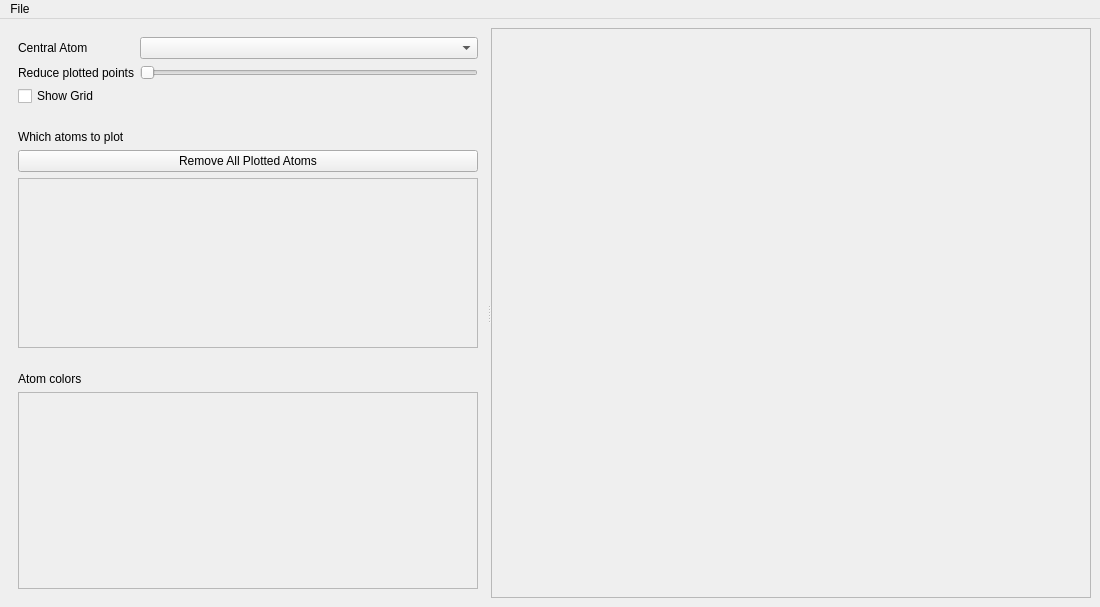
<?xml version="1.0" encoding="UTF-8"?>
<ui version="4.0">
 <class>MainWindow</class>
 <widget class="QMainWindow" name="MainWindow">
  <property name="geometry">
   <rect>
    <x>0</x>
    <y>0</y>
    <width>1100</width>
    <height>607</height>
   </rect>
  </property>
  <property name="windowTitle">
   <string>ALF Visualizer</string>
  </property>
  <property name="autoFillBackground">
   <bool>false</bool>
  </property>
  <widget class="QWidget" name="centralwidget">
   <layout class="QHBoxLayout" name="horizontalLayout">
    <item>
     <widget class="QSplitter" name="splitter">
      <property name="sizePolicy">
       <sizepolicy hsizetype="Preferred" vsizetype="Preferred">
        <horstretch>0</horstretch>
        <verstretch>0</verstretch>
       </sizepolicy>
      </property>
      <property name="orientation">
       <enum>Qt::Horizontal</enum>
      </property>
      <widget class="QWidget" name="user_interaction_part" native="true">
       <layout class="QVBoxLayout" name="verticalLayout">
        <item>
         <widget class="QWidget" name="central_alf_atom_widget" native="true">
          <property name="sizePolicy">
           <sizepolicy hsizetype="Preferred" vsizetype="Fixed">
            <horstretch>0</horstretch>
            <verstretch>0</verstretch>
           </sizepolicy>
          </property>
          <layout class="QGridLayout" name="gridLayout_3">
           <item row="1" column="1">
            <widget class="QSlider" name="points_slider">
             <property name="orientation">
              <enum>Qt::Horizontal</enum>
             </property>
            </widget>
           </item>
           <item row="0" column="0">
            <widget class="QLabel" name="central_alf_atom_label">
             <property name="text">
              <string>Central Atom</string>
             </property>
            </widget>
           </item>
           <item row="0" column="1">
            <widget class="QComboBox" name="atom_names_combo"/>
           </item>
           <item row="1" column="0">
            <widget class="QLabel" name="reduce_plotted_points_label">
             <property name="text">
              <string>Reduce plotted points</string>
             </property>
            </widget>
           </item>
           <item row="2" column="0">
            <widget class="QCheckBox" name="show_grid_checkbox">
             <property name="text">
              <string>Show Grid</string>
             </property>
            </widget>
           </item>
          </layout>
         </widget>
        </item>
        <item>
         <widget class="QWidget" name="atoms_to_plot_widget" native="true">
          <property name="sizePolicy">
           <sizepolicy hsizetype="Preferred" vsizetype="Preferred">
            <horstretch>0</horstretch>
            <verstretch>0</verstretch>
           </sizepolicy>
          </property>
          <layout class="QVBoxLayout" name="verticalLayout_3">
           <item>
            <widget class="QLabel" name="atoms_to_plot_label">
             <property name="sizePolicy">
              <sizepolicy hsizetype="Preferred" vsizetype="Fixed">
               <horstretch>0</horstretch>
               <verstretch>0</verstretch>
              </sizepolicy>
             </property>
             <property name="text">
              <string>Which atoms to plot</string>
             </property>
            </widget>
           </item>
           <item>
            <widget class="QPushButton" name="remove_all_plotted_atoms">
             <property name="text">
              <string>Remove All Plotted Atoms</string>
             </property>
            </widget>
           </item>
           <item>
            <widget class="QScrollArea" name="atoms_to_plot_scroll_area">
             <property name="sizePolicy">
              <sizepolicy hsizetype="Expanding" vsizetype="Minimum">
               <horstretch>0</horstretch>
               <verstretch>0</verstretch>
              </sizepolicy>
             </property>
             <property name="widgetResizable">
              <bool>true</bool>
             </property>
             <widget class="QWidget" name="atoms_to_plot_grid">
              <property name="geometry">
               <rect>
                <x>0</x>
                <y>0</y>
                <width>438</width>
                <height>147</height>
               </rect>
              </property>
              <layout class="QGridLayout" name="gridLayout"/>
             </widget>
            </widget>
           </item>
          </layout>
         </widget>
        </item>
        <item>
         <widget class="QWidget" name="atom_colors_widget" native="true">
          <layout class="QVBoxLayout" name="verticalLayout_2">
           <item>
            <widget class="QLabel" name="atom_colors_label">
             <property name="sizePolicy">
              <sizepolicy hsizetype="Preferred" vsizetype="Fixed">
               <horstretch>0</horstretch>
               <verstretch>0</verstretch>
              </sizepolicy>
             </property>
             <property name="text">
              <string>Atom colors</string>
             </property>
            </widget>
           </item>
           <item>
            <widget class="QScrollArea" name="atom_color_scroll_area">
             <property name="sizePolicy">
              <sizepolicy hsizetype="Expanding" vsizetype="Minimum">
               <horstretch>0</horstretch>
               <verstretch>0</verstretch>
              </sizepolicy>
             </property>
             <property name="widgetResizable">
              <bool>true</bool>
             </property>
             <widget class="QWidget" name="atom_color_scroll_area_grid">
              <property name="geometry">
               <rect>
                <x>0</x>
                <y>0</y>
                <width>438</width>
                <height>180</height>
               </rect>
              </property>
              <layout class="QGridLayout" name="gridLayout_2"/>
             </widget>
            </widget>
           </item>
          </layout>
         </widget>
        </item>
       </layout>
      </widget>
      <widget class="QWidget" name="pyvista_part" native="true">
       <property name="minimumSize">
        <size>
         <width>600</width>
         <height>0</height>
        </size>
       </property>
       <layout class="QHBoxLayout" name="horizontalLayout_2">
        <item>
         <widget class="QFrame" name="pyvista_frame">
          <property name="frameShape">
           <enum>QFrame::StyledPanel</enum>
          </property>
          <property name="frameShadow">
           <enum>QFrame::Raised</enum>
          </property>
          <layout class="QHBoxLayout" name="horizontalLayout_3"/>
         </widget>
        </item>
       </layout>
      </widget>
     </widget>
    </item>
   </layout>
  </widget>
  <widget class="QMenuBar" name="menuBar">
   <property name="geometry">
    <rect>
     <x>0</x>
     <y>0</y>
     <width>1100</width>
     <height>22</height>
    </rect>
   </property>
   <widget class="QMenu" name="menuOpen">
    <property name="title">
     <string>File</string>
    </property>
    <addaction name="actionOpen"/>
   </widget>
   <addaction name="menuOpen"/>
  </widget>
  <action name="actionOpen">
   <property name="text">
    <string>Open</string>
   </property>
  </action>
 </widget>
 <resources/>
 <connections/>
</ui>
